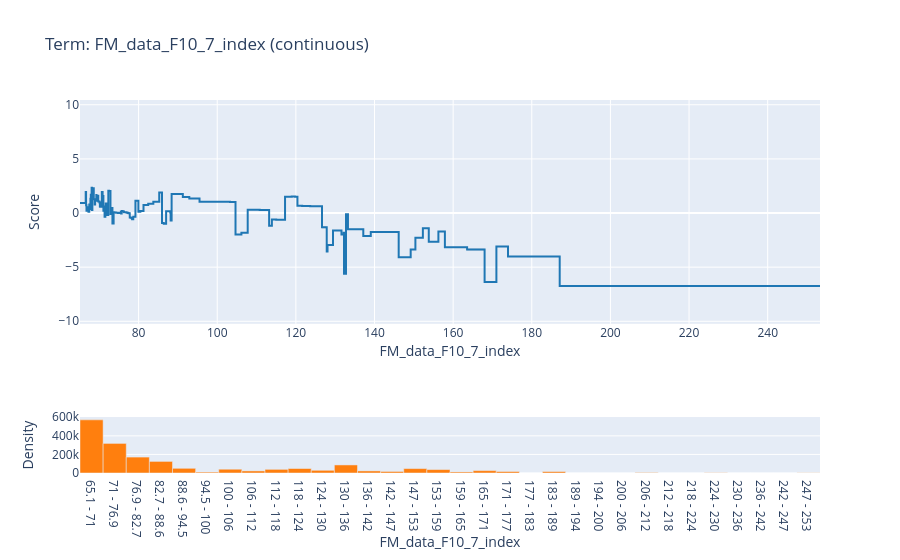

Notebook code for this chart:
### Markdown cell above
#### Local explanation - solar flux

### Code cell
# Chart 3: The curve (Shape Function) of a specific variable

# variable to be analyzed
name_feat_3 = "FM_data_F10_7_index" 
timestamp_3 = datetime.now().strftime("%Y%m%d_%H%M%S")

# finding index of such variable in the list
feature_3_index = feature_names.index(name_feat_3)

print(f"Loading curve for feature: {name_feat_3} (Positional index: {feature_3_index})...")

# passes entire index to visualization function
fig_feature_3 = ebm_global_exp_1.visualize(feature_3_index)
path_feat3_png = os.path.join(plots_dir, f"EBM_shape_{name_feat_3}_{timestamp_3}.png")
path_feat3_pdf = os.path.join(plots_dir, f"EBM_shape_{name_feat_3}_{timestamp_3}.pdf")

fig_feature_3.write_image(path_feat3_png, scale=3, width=900, height=600)
fig_feature_3.write_image(path_feat3_pdf, width=900, height=600)
fig_feature_3.show()
